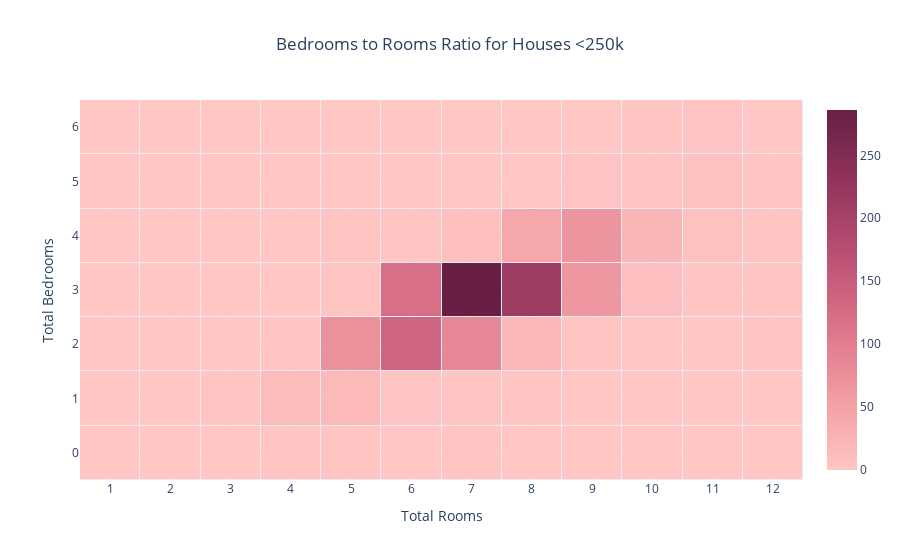

The code cell stored with this chart in its notebook:
### Code cell
#size of houses under <250k

house_size_df = housing_df[['TotRmsAbvGrd', 'BedroomAbvGr', 'SalePrice']]
house_size_df = house_size_df.loc[house_size_df['SalePrice'] <= median_price]
house_size_df['Counter'] = 1

total_bedrooms = [x for x in range(0, 7)]
total_rooms = [x for x in range(1, 13)]

heatmap_df = pd.DataFrame(index=total_bedrooms, columns=total_rooms)

for i in range(len(total_bedrooms)):
    for j in range(len(total_rooms)):
        heatmap_df.loc[heatmap_df.index==i, j + 1] = len(house_size_df.loc[(house_size_df['BedroomAbvGr'] == i) & (house_size_df['TotRmsAbvGrd'] == j)])

heatmap_df = heatmap_df.fillna(0)

fig = go.Figure()

fig.add_trace(
    go.Heatmap(
        z=heatmap_df.values, 
        x=list(heatmap_df.columns), 
        y=list(heatmap_df.index), 
        colorscale='Burg', 
        showscale=True,
        xgap=1,
        ygap=1
    )
)

fig.update_xaxes(title='Total Rooms', type='category')
fig.update_yaxes(title='Total Bedrooms', type='category')
fig.update_layout(title=dict(
    text='Bedrooms to Rooms Ratio for Houses <250k',
    x=0.5)
    )

### Figure 1 — Plotly figure (JSON) as saved in the notebook; plotly's stock layout.template omitted (floating-point values rounded to 4 significant figures)
{"data": [{"colorscale": [[0, "rgb(255, 198, 196)"], [0.1667, "rgb(244, 163, 168)"], [0.3333, "rgb(227, 129, 145)"], [0.5, "rgb(204, 96, 125)"], [0.6667, "rgb(173, 70, 108)"], [0.8333, "rgb(139, 48, 88)"], [1, "rgb(103, 32, 68)"]], "showscale": true, "type": "heatmap", "x": [1, 2, 3, 4, 5, 6, 7, 8, 9, 10, 11, 12], "xgap": 1, "y": [0, 1, 2, 3, 4, 5, 6], "ygap": 1, "z": [[0, 0, 0, 1, 1, 0, 1, 0, 0, 0, 0, 0], [0, 0, 1, 14, 18, 4, 2, 2, 0, 0, 0, 0], [0, 0, 0, 2, 73, 136, 85, 20, 3, 0, 0, 1], [0, 0, 0, 0, 3, 121, 286, 211, 64, 11, 1, 1], [0, 0, 0, 0, 1, 1, 8, 42, 67, 22, 7, 2], [0, 0, 0, 0, 0, 0, 0, 0, 4, 3, 7, 1], [0, 0, 0, 0, 0, 0, 0, 0, 0, 1, 4, 0]]}], "layout": {"title": {"text": "Bedrooms to Rooms Ratio for Houses <250k", "x": 0.5}, "xaxis": {"title": {"text": "Total Rooms"}, "type": "category"}, "yaxis": {"title": {"text": "Total Bedrooms"}, "type": "category"}}}
